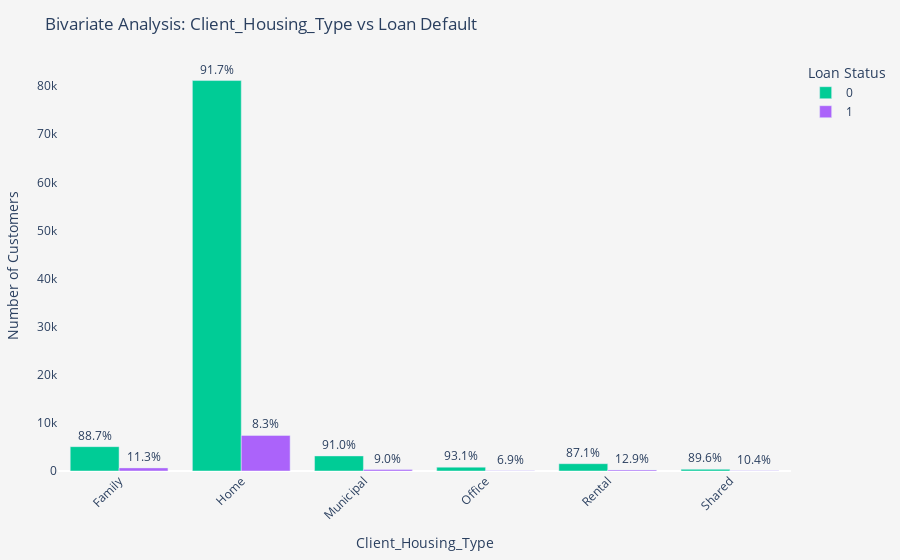

Notebook cell for this chart:
### Code cell
bivariate_categorical_plot(data, "Client_Housing_Type")

### Figure 1 — Plotly figure (JSON) as saved in the notebook; plotly's stock layout.template omitted (floating-point values rounded to 4 significant figures)
{"data": [{"alignmentgroup": "True", "hovertemplate": "Default=0<br>Client_Housing_Type=%{x}<br>Number of Customers=%{y}<br>text=%{text}<extra></extra>", "legendgroup": "0", "marker": {"color": "#00cc96", "pattern": {"shape": ""}}, "name": "0", "offsetgroup": "0", "orientation": "v", "showlegend": true, "text": ["88.7%", "91.7%", "91.0%", "93.1%", "87.1%", "89.6%"], "textposition": "outside", "type": "bar", "x": ["Family", "Home", "Municipal", "Office", "Rental", "Shared"], "xaxis": "x", "y": [5060, 81153, 3134, 801, 1519, 353], "yaxis": "y"}, {"alignmentgroup": "True", "hovertemplate": "Default=1<br>Client_Housing_Type=%{x}<br>Number of Customers=%{y}<br>text=%{text}<extra></extra>", "legendgroup": "1", "marker": {"color": "#ab63fa", "pattern": {"shape": ""}}, "name": "1", "offsetgroup": "1", "orientation": "v", "showlegend": true, "text": ["11.3%", "8.3%", "9.0%", "6.9%", "12.9%", "10.4%"], "textposition": "outside", "type": "bar", "x": ["Family", "Home", "Municipal", "Office", "Rental", "Shared"], "xaxis": "x", "y": [647, 7391, 310, 59, 224, 41], "yaxis": "y"}], "layout": {"barmode": "group", "legend": {"title": {"text": "Loan Status"}, "tracegroupgap": 0}, "margin": {"b": 80, "l": 40, "r": 40, "t": 60}, "paper_bgcolor": "#F5F5F5", "plot_bgcolor": "#F5F5F5", "title": {"text": "Bivariate Analysis: Client_Housing_Type vs Loan Default"}, "xaxis": {"anchor": "y", "domain": [0, 1], "showgrid": false, "tickangle": -45, "title": {"text": "Client_Housing_Type"}}, "yaxis": {"anchor": "x", "domain": [0, 1], "showgrid": false, "title": {"text": "Number of Customers"}}}}
